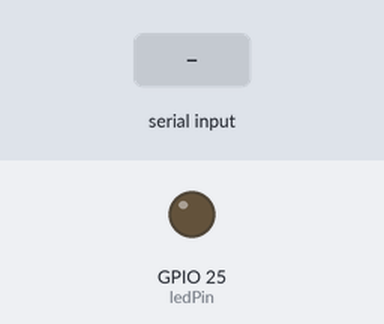
Simulated run of this sketch. Board: ESP32. On the bench: output pins drawn as LEDs (lit = HIGH). Inputs (shaded band) come from the test bench.

Above: at 1.2 s.
1.3 s: "1" received over Serial
At 2.5 s:
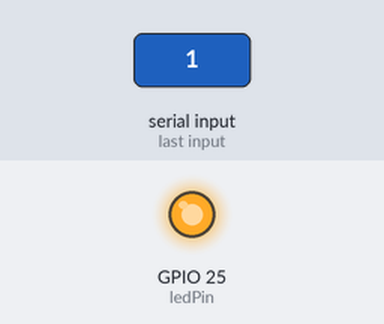
2.8 s: "0" received over Serial
At 3.7 s:
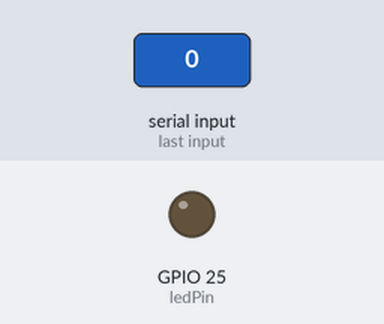
Timing chart, 0 to 5.8 s (numbered marks = the images above; inputs shaded):
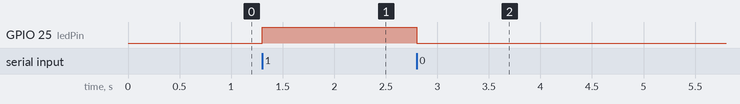

The sketch:

testserialcompiesp.ino
```cpp
const int ledPin = 25;

void setup() {
  pinMode(ledPin, OUTPUT);
  Serial.begin(9600); // Inisialisasi komunikasi serial
}

void loop() {
  if (Serial.available() > 0) {
    char command = Serial.read();
    if (command == '1') {
      // Nyalakan LED
      digitalWrite(ledPin, HIGH);
    } else if (command == '0') {
      // Matikan LED
      digitalWrite(ledPin, LOW);
    }
  }
}
```

Measured:
- after the input at 1.3 s, GPIO 25 (ledPin): LOW → HIGH at once
- after the input at 2.8 s, GPIO 25 (ledPin): HIGH → LOW at once
